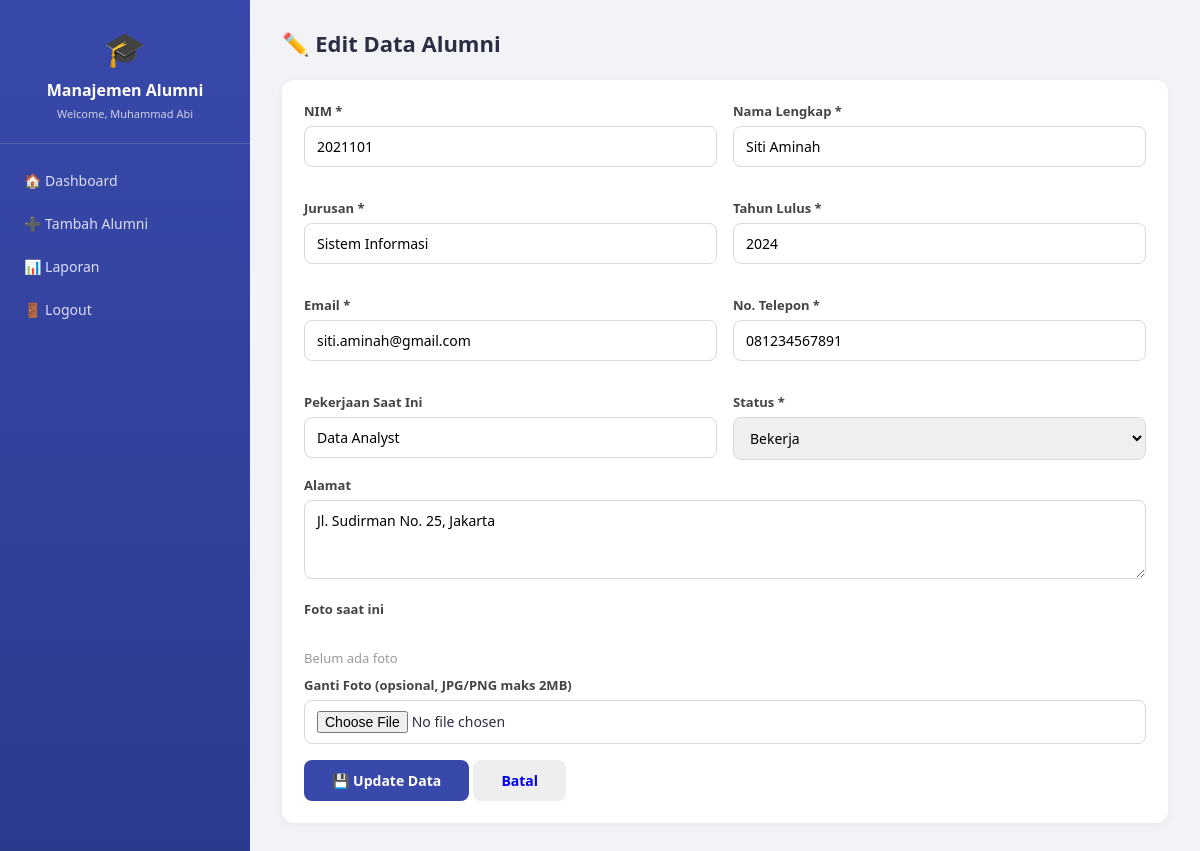
Page /view/alumni/edit.php?id=2 (signed in) on the committed database.
### tables this page shows
CREATE TABLE IF NOT EXISTS alumni (
    id INT AUTO_INCREMENT PRIMARY KEY,
    nim VARCHAR(20) NOT NULL UNIQUE,
    nama_lengkap VARCHAR(100) NOT NULL,
    jurusan VARCHAR(100) NOT NULL,
    tahun_lulus YEAR NOT NULL,
    email VARCHAR(100) NOT NULL,
    no_telepon VARCHAR(20) NOT NULL,
    pekerjaan_saat_ini VARCHAR(100) DEFAULT '-',
    alamat TEXT,
    foto VARCHAR(255) DEFAULT NULL,
    status ENUM('Bekerja','Belum Bekerja','Wirausaha','Studi Lanjut') DEFAULT 'Belum Bekerja',
    created_at TIMESTAMP DEFAULT CURRENT_TIMESTAMP,
    updated_at TIMESTAMP DEFAULT CURRENT_TIMESTAMP ON UPDATE CURRENT_TIMESTAMP
);

### controller/AlumniController.php (called while the page is built, shortened)
<?php
require_once __DIR__ . '/../model/Alumni.php';
class AlumniController
{
    private $alumniModel;
    public function __construct()
    {
        $database = new Database();
        $db = $database->getConnection();
        $this->alumniModel = new Alumni($db);
    }
    public function getById($id)
    {
        return $this->alumniModel->getById($id);
    }
}

### model/Model.php (called while the page is built, shortened)
<?php
abstract class Model
{
    public function __construct($db)
    {
        $this->conn = $db;
    }
}

### model/Alumni.php (called while the page is built, shortened)
<?php
require_once __DIR__ . '/Model.php';
class Alumni extends Model
{
    protected $table = "alumni";
    public function getById($id)
    {
        $sql = "SELECT * FROM {$this->table} WHERE id = :id LIMIT 1";
        $stmt = $this->conn->prepare($sql);
        $stmt->bindParam(':id', $id);
        $stmt->execute();
        return $stmt->fetch(PDO::FETCH_ASSOC);
    }
}

### view/alumni/edit.php (the view, shortened to what this page needs)
<?php
require_once __DIR__ . '/../../controller/AlumniController.php';
$controller = new AlumniController();
$id = $_GET['id'] ?? null;
$alumni = $controller->getById($id);
?>
<!DOCTYPE html>
<html lang="id">
<head>
    <link rel="stylesheet" href="../../public/css/style.css">
</head>
<body>
<div class="layout">
    <?php include __DIR__ . '/../layout/sidebar.php'; ?>
    <div class="main-content">
        <div class="topbar">
            <h1>✏️ Edit Data Alumni</h1>
        </div>
        <div class="panel">
            <form method="POST" action="" enctype="multipart/form-data">
                <div style="display:grid;grid-template-columns:1fr 1fr;gap:16px;">
                    <div class="form-group">
                        <label>NIM *</label>
                        <input type="text" name="nim" value="<?= htmlspecialchars($alumni['nim']) ?>" required>
                    </div>
                    <div class="form-group">
                        <label>Nama Lengkap *</label>
                        <input type="text" name="nama_lengkap" value="<?= htmlspecialchars($alumni['nama_lengkap']) ?>" required>
                    </div>
                    <div class="form-group">
                        <label>Jurusan *</label>
                        <input type="text" name="jurusan" value="<?= htmlspecialchars($alumni['jurusan']) ?>" required>
                    </div>
                    <div class="form-group">
                        <label>Tahun Lulus *</label>
                        <input type="number" name="tahun_lulus" min="2000" max="<?= date('Y') + 1 ?>" value="<?= htmlspecialchars($alumni['tahun_lulus']) ?>" required>
                    </div>
                    <div class="form-group">
                        <label>Email *</label>
                        <input type="email" name="email" value="<?= htmlspecialchars($alumni['email']) ?>" required>
                    </div>
                    <div class="form-group">
                        <label>No. Telepon *</label>
                        <input type="text" name="no_telepon" value="<?= htmlspecialchars($alumni['no_telepon']) ?>" required>
                    </div>
                    <div class="form-group">
                        <label>Pekerjaan Saat Ini</label>
                        <input type="text" name="pekerjaan_saat_ini" value="<?= htmlspecialchars($alumni['pekerjaan_saat_ini']) ?>">
                    </div>
                    <div class="form-group">
                        <label>Status *</label>
                        <select name="status" required>
                            <?php foreach (['Bekerja','Belum Bekerja','Wirausaha','Studi Lanjut'] as $opt): ?>
                                <option value="<?= $opt ?>" <?= $alumni['status'] === $opt ? 'selected' : '' ?>><?= $opt ?></option>
                            <?php endforeach; ?>
                        </select>
                    </div>
                </div>
                <div class="form-group">
                    <label>Alamat</label>
                    <textarea name="alamat" rows="3"><?= htmlspecialchars($alumni['alamat']) ?></textarea>
                </div>
                <div class="form-group">
                    <label>Foto saat ini</label><br>
                    <?php if (!empty($alumni['foto'])): ?>
                        <img src="../../public/uploads/<?= htmlspecialchars($alumni['foto']) ?>" class="foto-thumb" style="width:60px;height:60px;margin-bottom:8px;">
                    <?php else: ?>
                        <span style="color:#999;font-size:13px;">Belum ada foto</span>
                    <?php endif; ?>
                    <label style="margin-top:8px;">Ganti Foto (opsional, JPG/PNG maks 2MB)</label>
                    <input type="file" name="foto" accept="image/jpeg,image/png">
                </div>
                <button type="submit" class="btn btn-primary" style="width:auto;padding:11px 28px;">💾 Update Data</button>
                <a href="dashboard.php" class="btn" style="background:#eee;width:auto;padding:11px 28px;">Batal</a>
            </form>
        </div>
    </div>
</div>
</body>
</html>

### public/css/style.css (style rules this page uses)
* { margin: 0; padding: 0; box-sizing: border-box; font-family: 'Segoe UI', Tahoma, sans-serif; }
body { background: #f1f3f7; color: #2b2d42; }
.form-group { margin-bottom: 16px; }
.form-group label { display: block; font-size: 13px; font-weight: 600; margin-bottom: 6px; color: #444; }
.form-group input, .form-group select, .form-group textarea { width: 100%; padding: 10px 12px; border: 1px solid #d6d9e0; border-radius: 8px; font-size: 14px; outline: none; transition: 0.2s; }
.btn { display: inline-block; border: none; cursor: pointer; padding: 11px 18px; border-radius: 8px; font-size: 14px; font-weight: 600; text-decoration: none; text-align: center; transition: 0.2s; }
.btn-primary { background: #3949ab; color: #fff; width: 100%; }
.layout { display: flex; min-height: 100vh; }
.main-content { flex: 1; padding: 28px 32px; overflow-x: auto; }
.topbar { display: flex; justify-content: space-between; align-items: center; margin-bottom: 22px; }
.topbar h1 { font-size: 22px; }
.panel { background: #fff; border-radius: 12px; padding: 22px; box-shadow: 0 2px 10px rgba(0,0,0,0.05); margin-bottom: 22px; }

### rows in the picture
alumni: nim "2021101", nama_lengkap "Siti Aminah", jurusan "Sistem Informasi", tahun_lulus "2024", email "siti.aminah@gmail.com", no_telepon "081234567891", pekerjaan_saat_ini "Data Analyst", status "Bekerja", alamat "Jl. Sudirman No. 25, Jakarta"

### other values in the picture
$_SESSION['nama_lengkap'] "Muhammad Abi"
